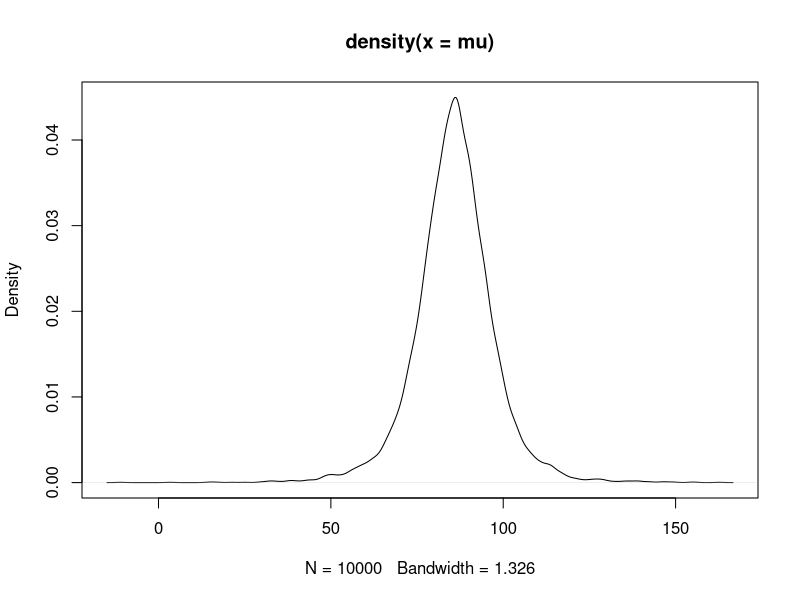

The R script that drew this image:
# summary statistics of sample
n <- 5
samplemean <- 86
samplevar <- 369.5
burnin <- 1000
runs <- 10000

mu <- rep(NA, runs+burnin)
tau <- rep(NA, runs+burnin)
tau[1] <- 1

# sample from the joint posterior
for(i in 2:(runs+burnin))
{   
  mu[i] <- rnorm(n = 1, mean = samplemean, sd = sqrt(1 / (n * tau[i - 1])))    
  tau[i] <- rgamma(n = 1, shape = n / 2, scale = 2 / ((n - 1) * samplevar + n * (mu[i] - samplemean)^2))
}

#remove burnin
mu <- mu[-(1:burnin)]
tau <- tau[-(1:burnin)] 

#posterior distribution of mean
plot(density(mu))

#posterior predictive
predruns <- 1000
mupred <- replicate(predruns,sample(mu,length(mu),replace = TRUE))
taupred <- replicate(predruns,sample(tau,length(tau),replace = TRUE))
xstar <- rep(NA,predruns)
for (i in 1:predruns)
{
  xstar[i] <- rnorm(n=1,mean=mupred[i],sd = sqrt(1/taupred[i]))
}
